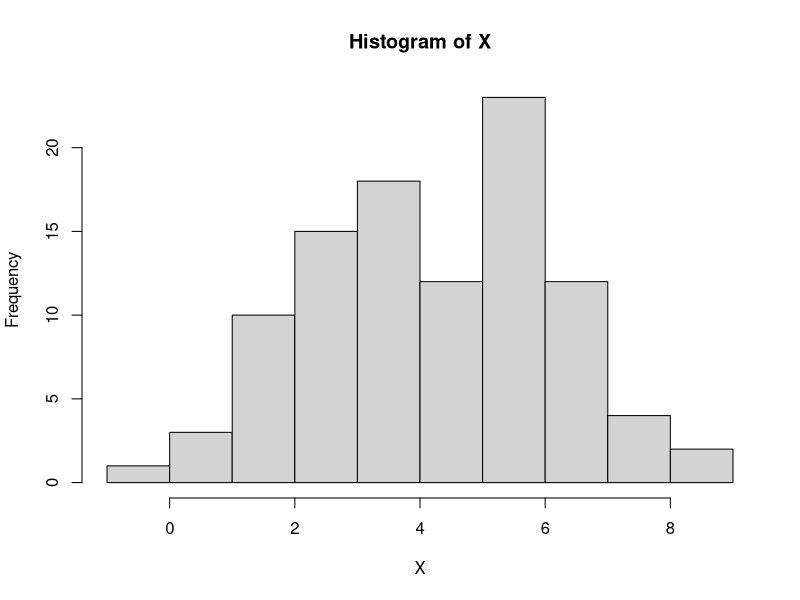
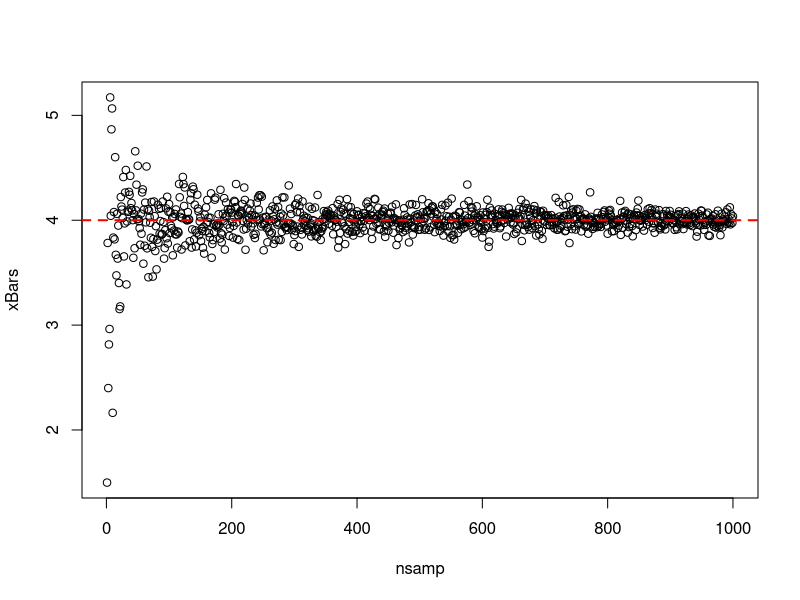
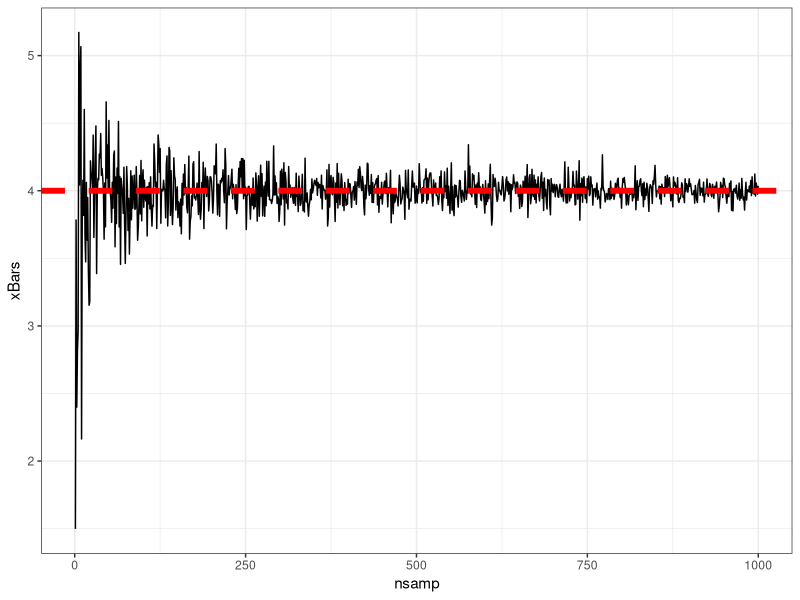
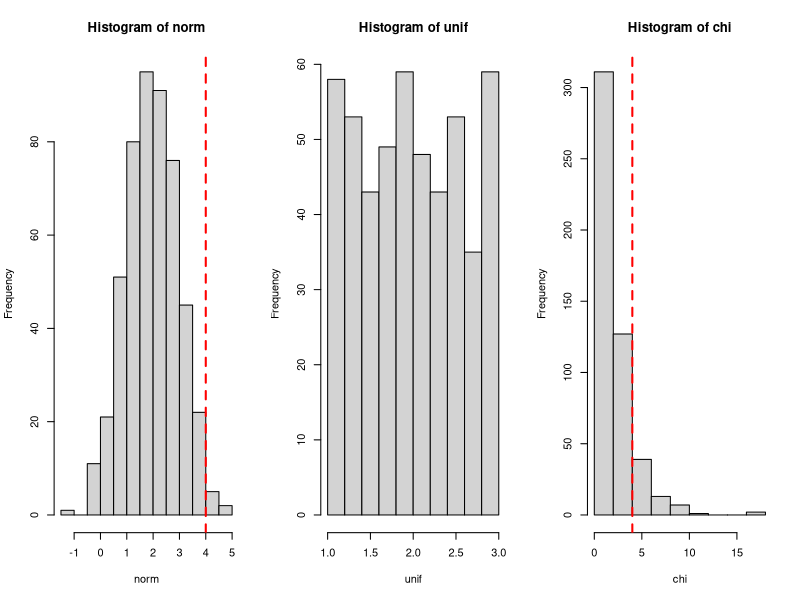
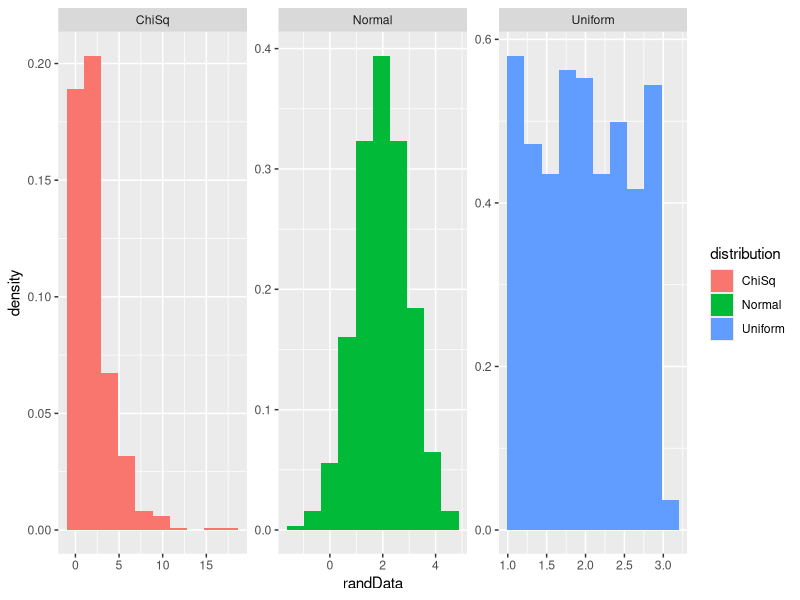
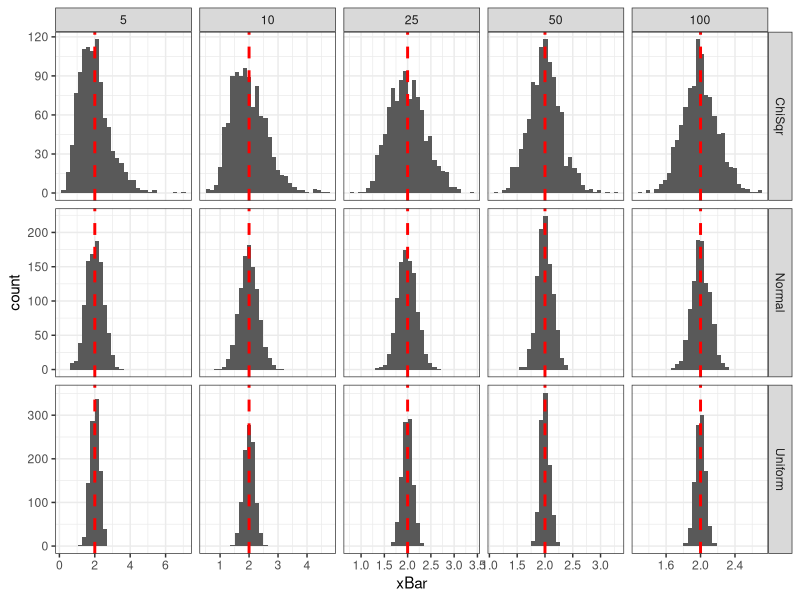

Write the R code that produced these figures, in order.
## ---- chunk 1
### CREATE A CONSTANT VARIABLE NAMED "A" 
### PICK YOUR FAVORITE NUMBER!
A <- 5
## ---- chunk 2
### GENERATE 10 VALUES FROM rnorm
rnorm(n=10)
## ---- chunk 3
### SET A SEED 
set.seed(441)

### TRY AGAIN 
### GENERATE 10 VALUES FROM rnorm
rnorm(n=10)
## ---- chunk 4
### READ THE DOCUMENTATION FOR THE rnorm
?rnorm
help(rnorm)
## ---- chunk 5
### SAMPLE 100
### MEAN = 4
### SD = 2

### REMEMBER TO STORE
X<-rnorm(n=100, mean=4, sd=2)
## ---- chunk 6
### HISTOGRAM
hist(X)
## ---- chunk 7
### SAMPLE MEAN
mean(X)
## ---- chunk 8
### SMALLER SAMPLE
x10<-rnorm(n=10, mean=4, sd=2)
mean(x10)

### BIGGER SAMPLE
x500<-rnorm(n=500, mean=4, sd=2)
mean(x500)
## ---- chunk 9
### LLN
nsamp<-1:1000
xBars<-c()

for(i in 1:length(nsamp)){
  thisSamp<-rnorm(n=nsamp[i], mean=4, sd=2)
  thisXBar<-mean(thisSamp)
  
  ### CONCATINATE! 
  xBars<-c(xBars, thisXBar)
}

## ---- chunk 10
### BASE R GRAPHICS
plot(nsamp, xBars)
abline(h=4, col="red", lty=2, lwd=2)
## ---- chunk 11
### FIRST: MAKE A DATAFRAME
llnSim<-data.frame(nsamp, xBars)

### SECOND: GGPLOT
#install.packages("tidyverse")
library(tidyverse)

ggplot(data=llnSim, aes(x=nsamp, y=xBars))+
  geom_line()+
  geom_hline(yintercept = 4, lwd=2, lty=2, color="red")+
  theme_bw()

## ---- chunk 12
### NORMAL (MEAN=4, SD=2)
norm<-rnorm(n=500, mean=2, sd=1)

### UNIFORM (MIN=2, MAX=6)
unif<-runif(n=500, min=1, max=3)

### CHI-SQUARE (DF=4)
chi<-rchisq(n=500, df=2)

### GRAPHICS IN BASE R
### PLOT IN ONE ROW
par(mfrow=c(1,3)) # PLOTS THREE BASE R GRAPHICS IN A ROW
hist(norm)
abline(v=4, col="red", lwd=2, lty=2)

hist(unif)
abline(v=4, col="red", lwd=2, lty=2)

hist(chi)
abline(v=4, col="red", lwd=2, lty=2)

par(mfrow=c(1,1)) ## RESET BACK TO NORMAL
## ---- chunk 13
### GRAPHICS IN GGPLOT

### FIRST MAKE A DATAFRAME
dist_DF<-data.frame(distribution=c(rep("Normal", 500), 
                                   rep("Uniform", 500), 
                                   rep("ChiSq", 500)), 
                    randData=c(norm, unif, chi))

### GGPLOT WITH FACET
ggplot(data=dist_DF, aes(x=randData, fill=distribution))+
  geom_histogram(aes(y=after_stat(density)), bins=10)+
  facet_wrap(.~distribution, scales="free")
## ---- chunk 14
### SAMPLE SIZES
nsim<-1000
nSamps<-c(5, 10, 25, 50, 100)

### CREATE A BLANK MATRIX TO STORE DATA
normXBar<-matrix(nrow=nsim*length(nSamps),
                 ncol=4)

unifXBar<-matrix(nrow=nsim*length(nSamps),
                 ncol=4)

chiXBar<-matrix(nrow=nsim*length(nSamps),
                 ncol=4)

for(i in 1:length(nSamps)){
  for(j in 1:nsim){
    thisNorm<-rnorm(n=nSamps[i], mean=2, sd=1)
    thisUnif<-runif(n=nSamps[i], min=1, max=3)
    thisChi<-rchisq(n=nSamps[i], df=2)
    
    ### STORE THE SIMULATION DATA
    row<-j+(i-1)*nsim
    
    ### SIMULATION
    normXBar[row, 1]<-j
    unifXBar[row, 1]<-j
    chiXBar[row, 1]<-j
      
    ### SAMPLE SIZE
    normXBar[row, 2]<- nSamps[i]
    unifXBar[row, 2]<- nSamps[i]
    chiXBar[row, 2]<- nSamps[i]
    
    ### SAMPLE MEAN
    normXBar[row, 3]<-mean(thisNorm)
    unifXBar[row, 3]<-mean(thisUnif)
    chiXBar[row, 3]<-mean(thisChi)
    
    ### DISTRIBUTION
     normXBar[row, 4]<-"Normal"
    unifXBar[row, 4]<-"Uniform"
    chiXBar[row, 4]<-"ChiSqr"
  }
}

### ROW BIND DATA FROM DIFFERENT DISTRIBUTIONS
simMat<-rbind(normXBar, unifXBar, chiXBar)
colnames(simMat)<-c("Sim", "SampSize", "xBar", "Distribution")

### REFORMAT TO DATAFRAME
simDat<-as.data.frame(simMat)

### COERCE VARIABLES TO NUMERICS
simDat$SampSize<-as.numeric(simDat$SampSize)
simDat$xBar<-as.numeric(simDat$xBar)

### GGPLOT
ggplot(simDat, aes(x=xBar))+
  geom_histogram()+
  geom_vline(xintercept = 2, color="red", lty=2, lwd=1)+
  facet_grid(Distribution~SampSize, scales="free")+
  theme_bw()

